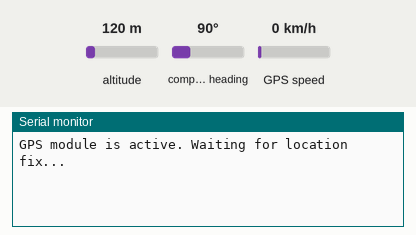
Simulated run of this sketch. Board: ESP32. Parts: the last lines printed to the serial monitor. Inputs (shaded band) come from the test bench; at power-on: altitude 120 m, compass heading 90°, GPS speed 0 km/h. The GPS gets a fix after 3 s at 37.7749, -122.4194 with 8 satellites.

Above: at 1.2 s.
1.3 s: altitude set to 20 m
At 3.9 s:
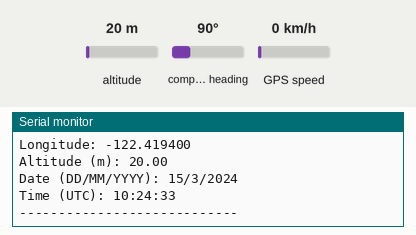
4.5 s: altitude set to 250 m
At 5.9 s:
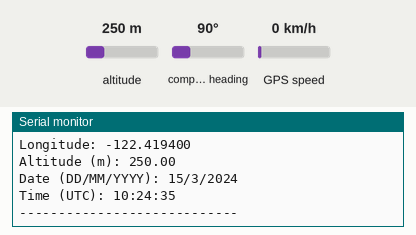
Timing chart, 0 to 7.5 s (numbered marks = the images above; inputs shaded):
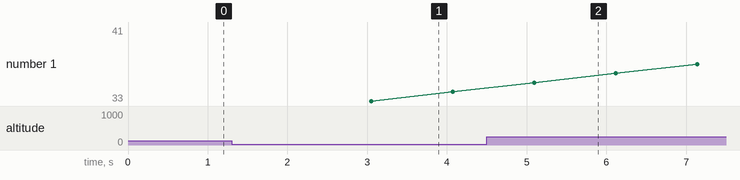

The sketch:

gps_test.ino
```cpp
#include <TinyGPSPlus.h>
#include <HardwareSerial.h>

// Use UART1 on ESP32
HardwareSerial GPS_Serial(1);
TinyGPSPlus gps;

// Set your GPS pins
#define GPS_RX 16  // GPS TX connects here
#define GPS_TX 17  // GPS RX connects here

void setup() {
  Serial.begin(115200);  // Serial monitor
  GPS_Serial.begin(9600, SERIAL_8N1, GPS_RX, GPS_TX);

  Serial.println("GPS module is active. Waiting for location fix...");
}

void loop() {
  while (GPS_Serial.available() > 0) {
    gps.encode(GPS_Serial.read());
  }

  if (gps.location.isUpdated()) {
    Serial.print("Latitude: ");
    Serial.println(gps.location.lat(), 6);

    Serial.print("Longitude: ");
    Serial.println(gps.location.lng(), 6);

    Serial.print("Altitude (m): ");
    Serial.println(gps.altitude.meters());

    Serial.print("Date (DD/MM/YYYY): ");
    Serial.print(gps.date.day());
    Serial.print("/");
    Serial.print(gps.date.month());
    Serial.print("/");
    Serial.println(gps.date.year());

    Serial.print("Time (UTC): ");
    Serial.print(gps.time.hour());
    Serial.print(":");
    Serial.print(gps.time.minute());
    Serial.print(":");
    Serial.println(gps.time.second());

    Serial.println("----------------------------");
  }

  delay(1000);
}
```

Measured:
- after the input at 1.3 s, the serial monitor: prints a new line after 1.7 s (image 1)
- after the input at 4.5 s, the serial monitor: prints a new line after 0.59 s (image 2)
